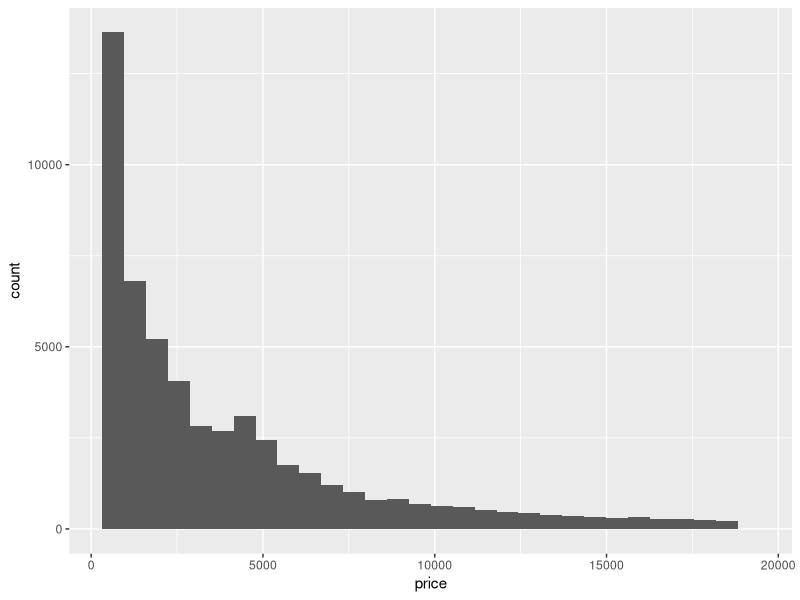
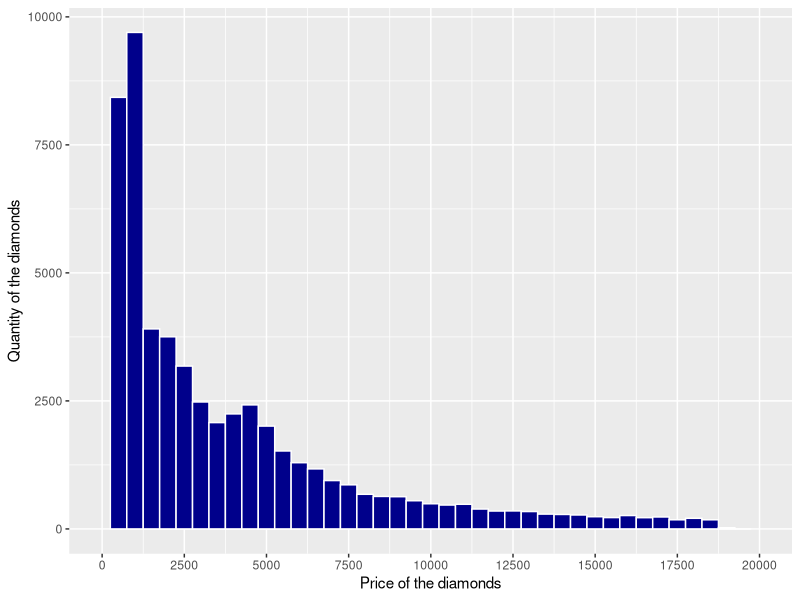
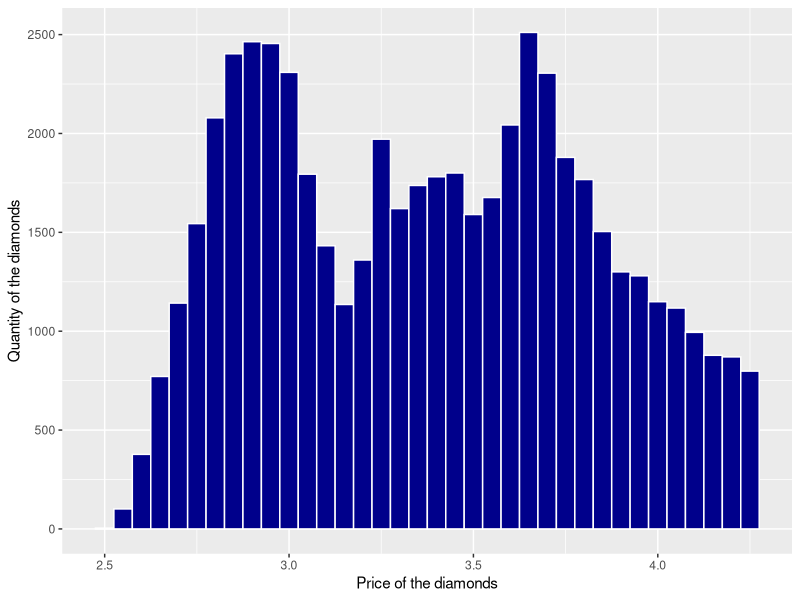
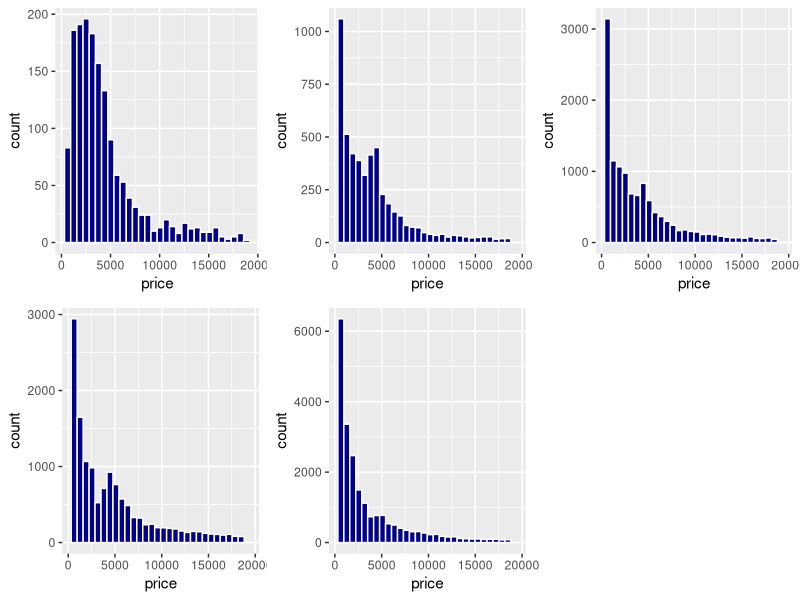
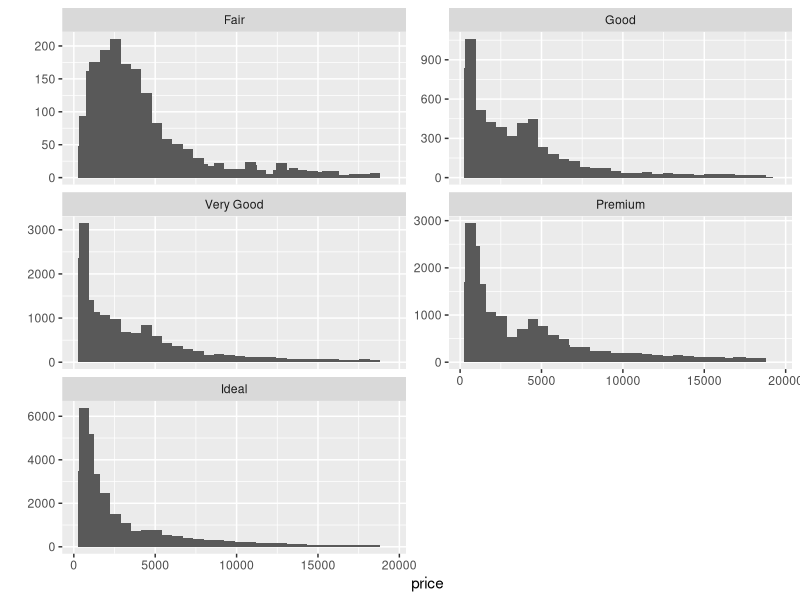
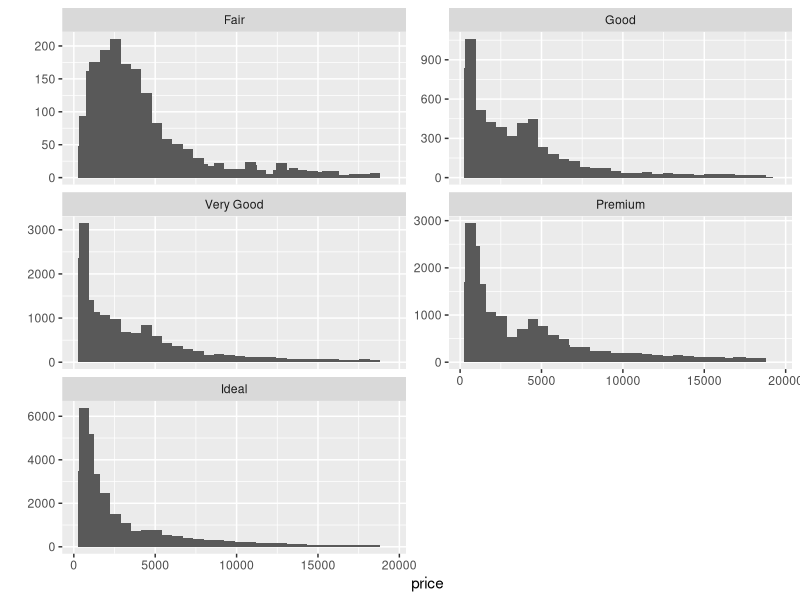
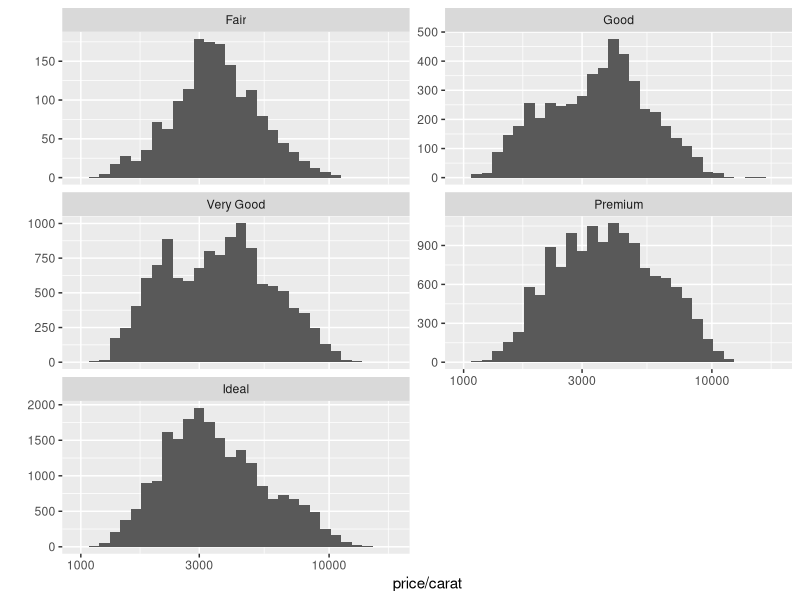
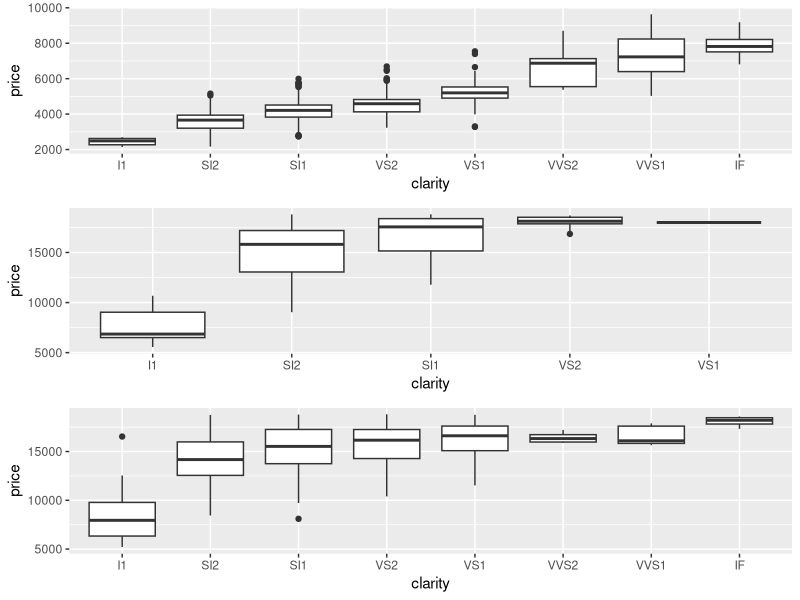

R code for these plots, in order: (Note: this script raises an error after producing the figures.)
## ---- chunk 1
# Load ggplot2 and diamonds data set 
library(ggplot2)
data(diamonds)

# Checking variables and main parameters
summary(diamonds)
names(diamonds)
## ---- chunk 2
# Histogram of the price of all the diamonds in the diamond data set.
ggplot(data = diamonds, aes(x = price)) + 
	geom_histogram()
## ---- chunk 3
#how many diamonds cost less than 500$?
nrow(subset(diamonds, price < 500))

#how many diamonds cost less than 250$?
nrow(subset(diamonds, price < 250))

#how many diamonds cost 15 000$ or more?
nrow(subset(diamonds, price >= 15000))

## ---- chunk 4
#some manipulations with x axis
ggplot(data = diamonds, aes(x = price)) +
  geom_histogram(color = "white", fill = "darkblue", binwidth = 500) +
  scale_x_continuous(limits = c(0, 20000), breaks = seq(0, 20000, 2500)) + 
  xlab("Price of the diamonds") + 
  ylab("Quantity of the diamonds")

#looks like two patterns of normal distribution
ggplot(data = diamonds, aes(x = log10(price))) +
  geom_histogram(color = "white", fill = "darkblue", binwidth = 0.05) + 
  xlab("Price of the diamonds") + 
  ylab("Quantity of the diamonds")

## ---- chunk 5
library(gridExtra)
levels(diamonds$cut)

pbc1 <- ggplot(data = subset(diamonds, cut == "Fair"), aes(x = price)) +
          geom_histogram(color = "white", fill = "darkblue")  

pbc2 <- ggplot(data = subset(diamonds, cut == "Good"), aes(x = price)) +
          geom_histogram(color = "white", fill = "darkblue")

pbc3 <- ggplot(data = subset(diamonds, cut == "Very Good"), aes(x = price)) +
          geom_histogram(color = "white", fill = "darkblue")

pbc4 <- ggplot(data = subset(diamonds, cut == "Premium"), aes(x = price)) +
          geom_histogram(color = "white", fill = "darkblue")

pbc5 <- ggplot(data = subset(diamonds, cut == "Ideal"), aes(x = price)) +
          geom_histogram(color = "white", fill = "darkblue")

grid.arrange(pbc1, pbc2, pbc3, pbc4, pbc5, ncol = 3)

#more direct approach
qplot(x = price, data=diamonds, binwidth = 500) +
  geom_histogram() +
  facet_wrap(~cut, ncol=2, scales="free_y")
## ---- chunk 6
#Which cut has the highest priced diamond?
by(diamonds$price, diamonds$cut, max)

#Which cut has the lowest priced diamond?
by(diamonds$price, diamonds$cut, min)

#Which cut has the lowest median price?
by(diamonds$price, diamonds$cut, median)

## ---- chunk 7
qplot(x = price, data=diamonds, binwidth = 500) +
  geom_histogram() +
  facet_wrap(~cut, ncol=2, scales="free_y")
## ---- chunk 8
qplot(x = price/carat, data=diamonds) +
  geom_histogram() +
  facet_wrap(~cut, ncol=2, scales="free_y") +
  scale_x_log10()
## ---- chunk 9
#Clarity by price
uniform <- subset(diamonds, (color == "D" | color =="E")  & carat < 1 & carat > 0.8)
uniform2 <- subset(diamonds, (color == "F" | color =="G")  & carat < 2.2 & carat > 1.8)
uniform3 <- subset(diamonds, (color == "H" | color =="I" | color == "J") &   carat < 3.5 & carat > 2)
p1 <- qplot(x=clarity, y=price, data = uniform, geom ='boxplot')
p2 <- qplot(x=clarity, y=price, data = uniform2, geom ='boxplot')
p3 <- qplot(x=clarity, y=price, data = uniform3, geom ='boxplot')
grid.arrange(p1,p2, p3, ncol =1)

#Color by price
qplot(x = color, y = price, data = diamonds,
      binwidth = 50,
       geom = 'boxplot',
       xlab = 'Diamond color',
       fill = color) +
     scale_y_continuous( breaks = seq(0,8000,500)) +
     coord_cartesian(ylim = c(0,8000))

#Price by cut
qplot(x=cut, y=price, data=diamonds, geom="boxplot", fill=cut) +
  coord_cartesian(ylim=c(0, 10000)) +
  theme(legend.position="None")

## ---- chunk 10
by(diamonds$price, diamonds$color, summary)
by(diamonds$price, diamonds$color, IQR)
## ---- chunk 11
qplot(data=diamonds, x=color, y=price/carat) +
  geom_boxplot(fill="darkgrey") +
  coord_cartesian(ylim=c(2000,6000)) +
  xlab('Color of diamonds') + ylab('Price/Carat relation of the diamonds') +
  ggtitle('Middle 50% of the price distributions from the best to the worst colors of diamonds')

uniform <- subset(diamonds,cut == "Ideal" & clarity == "IF" & carat < 1.2 & carat > 0.8)
qplot(data=uniform, x=color, y=price/carat) +
  geom_boxplot(fill="darkgrey")

## ---- chunk 12
table(diamonds$carat)[table(diamonds$carat)>2000]
## ---- chunk 13
data(diamonds)
names(diamonds)
ggplot(data = diamonds, aes(x = price, y = x)) +
  geom_point()

## ---- chunk 14
cor.test(diamonds$price, diamonds$x)
cor.test(diamonds$price, diamonds$y)
cor.test(diamonds$price, diamonds$z)
## ---- chunk 15
ggplot(data = diamonds, aes(x = depth, y = price)) +
  geom_point()

## ---- chunk 16
ggplot(data = diamonds, aes(x = depth, y = price)) +
  geom_point(alpha = 1/100) +
  scale_x_continuous(breaks = seq(0, 80, 2))

## ---- chunk 17
by(diamonds$price, diamonds$depth, summary)
## ---- chunk 18
cor.test(diamonds$price, diamonds$depth)

## ---- chunk 19
ggplot(data = diamonds, aes(x = price, y = carat)) + 
  geom_point() + 
  xlim(0, quantile(diamonds$price, 0.99)) +
  ylim(0, quantile(diamonds$carat, 0.99))
## ---- chunk 20
diamonds$volume <- diamonds$x * diamonds$y * diamonds$z
ggplot(data = diamonds, aes(x = price, y = volume)) + 
  geom_point()

## ---- chunk 21
diamonds.volume_filtered <- subset(diamonds, diamonds$volume > 0 & diamonds$volume <= 800)
cor.test(diamonds.volume_filtered$price, diamonds.volume_filtered$volume)

## ---- chunk 22
ggplot(diamonds.volume_filtered, aes(x = price, y = volume)) + 
  geom_point(alpha = 1 / 20) +
  geom_smooth(method = "lm")
## ---- chunk 23
install.packages("dplyr")
library(dplyr)

diamondsByClarity <- diamonds %.%
  group_by(clarity) %.%
  summarise(mean_price = mean(price),
            median_price = median(price),
            min_price = min(price),
            max_price = max(price),            
            n = n()) %.%
  arrange(clarity)
  
head(diamondsByClarity)
## ---- chunk 24
library(dplyr)
library(gridExtra)

diamonds_by_clarity <- group_by(diamonds, clarity)
diamonds_mp_by_clarity <- summarise(diamonds_by_clarity, mean_price = mean(price))

diamonds_by_color <- group_by(diamonds, color)
diamonds_mp_by_color <- summarise(diamonds_by_color, mean_price = mean(price))

head(diamonds_by_clarity)

p1 <- ggplot(data = diamonds_by_clarity, aes(x = clarity)) +
        geom_bar()

p2 <- ggplot(data = diamonds_by_color, aes(x = color)) +
        geom_bar()

grid.arrange(p1, p2, ncol = 1)


p3 <- ggplot(data = diamonds_mp_by_clarity, aes(x = clarity)) +
        geom_bar()

p4 <- ggplot(data = diamonds_mp_by_color, aes(x = color)) +
        geom_bar()

grid.arrange(p3, p4, ncol = 1)

## ---- chunk 25
library(ggplot2)
data(diamonds)
head(diamonds)

ggplot(data = diamonds, aes(x = price)) +
  geom_histogram(aes(fill = cut))+
  scale_x_log10() +
  facet_wrap(~color)
